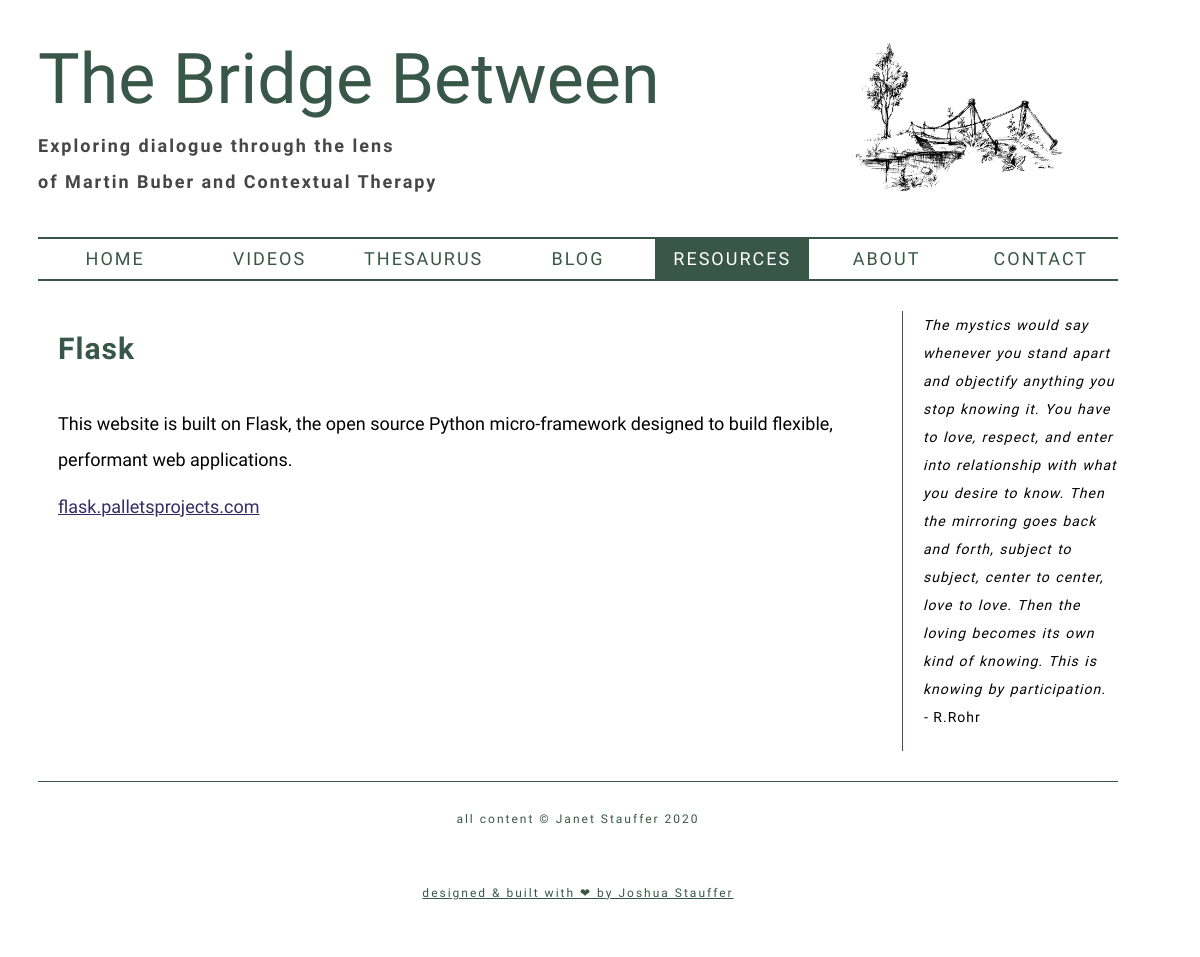
Before: /resources with the older database file.
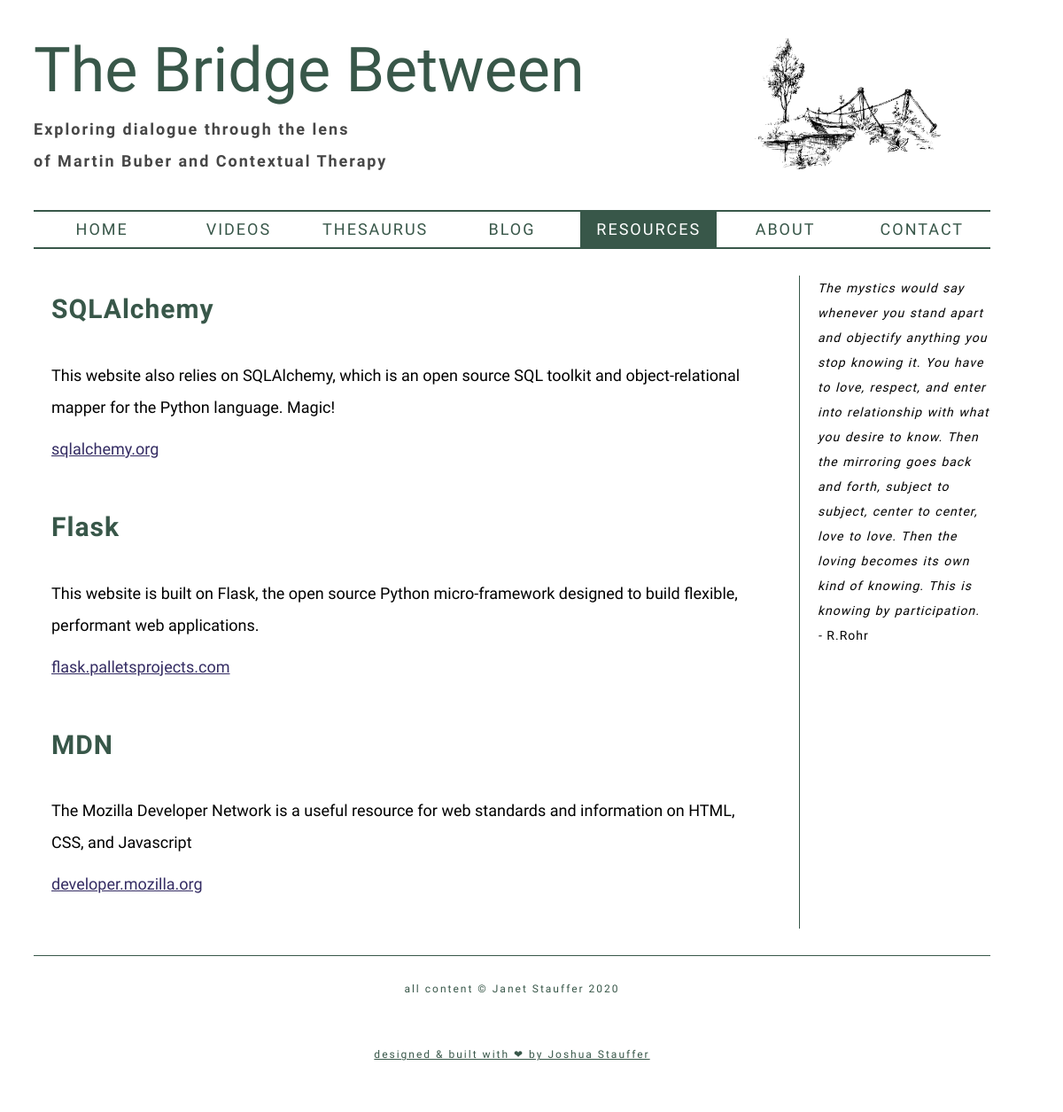
After: the same page with the newer database file.
### app/models.py (models this page shows, shortened)
class Resource(db.Model):
    __tablename__ = 'resources'
    id = db.Column(db.Integer, primary_key=True)
    title = db.Column(db.String(128), default='')
    text = db.Column(db.Text(), default='')
    order = db.Column(db.Integer)
    uri = db.Column(db.String(128), default='')
    uri_title = db.Column(db.String(128), default='')
    published = db.Column(db.Boolean, default=False)
    @classmethod
    def get_all(cls):
        results =  [{
            'title': r.title,
            'text': r.text,
            'id': r.id,
            'order': r.order,
            'uri': r.uri,
            'uri_title': r.uri_title
        } for r in cls.query.filter_by(published=True).order_by(Resource.order).all()]
        if not len(results):
            return [empty_resources_error]
        return results

### app/main.py (the view)
@bp.route('/resources', methods=['GET'])
def resources():
    resources = Resource.get_all()
    page = 'resources'
    return render_template('resources.html', resources=resources, page=page)

### app/templates/resources.html
{% extends 'base.html' %}
{% block body %}
  <main>
    {% for resource in resources %}
      <section class="item-box">
        <h4 class="item-title">{{ resource['title'] }}</h4>
        {% if resource['text'] %}
          <p class="item-text">
              {{ resource['text'] }}
          </p>
        {% endif %}
        {% if resource['uri'] %}
          <a class="item-link" href="{{ resource['uri'] }}" target="_blank">
            {% if resource['uri_title'] %}
              {{ resource['uri_title'] }}
            {% else %}
              {{ resource['uri'] }}
            {% endif %}
          </a>
        {% endif %}
        </section>
    {% endfor %}
  </main>
{% endblock %}

### app/templates/base.html (shortened to what this page needs)
<!DOCTYPE html>
<html>
  <head>
    <link href="{{ url_for('static', filename='styles.css') }}" rel="stylesheet">
  </head>
<body>
  <div class="main-wrapper">
    {% include 'header.html' %}
    {% include 'navbar.html' %}
    {% block body %}
    {% endblock %}
    {% include 'sidebar.html' %}
    {% include 'footer.html' %}
  </div>
</body>

### app/templates/header.html
<header>
    <img src="{{ url_for('static', filename='images/bridge.jpg') }}" alt="Sketch of an old footbridge over a stream">
    <h1 class="logo">The Bridge Between</h1>
    <h2 class="tagline">Exploring dialogue through the lens</h2>
    <h2 class="tagline"> of Martin Buber and Contextual Therapy</h2>
</header>

### app/templates/navbar.html
<nav>
    <ul class="navbar-list">
      <li {% if page == 'home' %}class="active"{% endif %}>
        <a href="{{ url_for('main.index') }}">Home</a>
      </li>
      <li {% if page == 'videos' %}class="active"{% endif %}>
        <a href="{{ url_for('main.videos') }}">Videos</a>
      </li>
      <li {% if page == '' %}class="active"{% endif %}>
        <a href="{{ url_for('main.visual_thesaurus') }}">Thesaurus </a>
      </li>
      <li {% if page == 'blog' %}class="active"{% endif %}>
        <a href="{{ url_for('main.blog', post_id=0)  }}">Blog </a>
      </li>
      <li {% if page == 'resources' %}class="active"{% endif %}>
        <a href="{{ url_for('main.resources') }}">Resources</a>
      </li>
      <li {% if page == 'about' %}class="active"{% endif %}>
        <a href="{{ url_for('main.about') }}">About</a>
      </li>
      <li {% if page == 'contact' %}class="active"{% endif %}>
        <a href="{{ url_for('main.contact') }}">Contact </a>
      </li>
    </ul>
  </nav>

### app/templates/sidebar.html
<aside>
    <blockquote cite="">
      <span class="quotation">
        The mystics would say whenever you stand apart and objectify anything you stop knowing it. You have to love, respect, and enter into relationship with what you desire to know. Then the mirroring goes back and forth, subject to subject, center to center,
        love to love. Then the loving becomes its own kind of knowing. This is knowing by participation.
      </span><br>
      - <span class="quote-author">
        R.Rohr
      </span>
    </blockquote>
</aside>

### app/templates/footer.html
<footer>
    <p>all content &#169; Janet Stauffer 2020</p>
    <p><a href="https://www.joshuastauffer.com" target="_blank">designed & built with &#10084; by Joshua Stauffer</a></p>
</footer>

### app/static/styles.css (style rules this page uses)
html { font-size: 10px; font-family: "Raleway", sans-serif; }
h1, h3 { font-family: "Raleway", sans-serif; color: #385749ff; }
p, blockquote, a { font-family: "Raleway", sans-serif; }
h1 { font-size: 3rem; margin: 0; }
h2 { font-family: "Raleway", sans-serif; }
p, a { font-size: 1.8rem; }
p { line-height: 2em; }
main .item-title { font-family: "Raleway", sans-serif; font-size: 3rem; color: #385749ff; letter-spacing: 0.1rem; margin-top: 0; }
main .item-text { font-family: "Raleway", sans-serif; }
main .item-link { color: #342c63ff; }
body { width: 90%; max-width: 1200px; padding: 2.5%; background-color: #ffffffff; }
header { -ms-grid-row: 1; -ms-grid-column: 1; grid-area: banner; }
nav { -ms-grid-row: 2; -ms-grid-column: 1; grid-area: navbar; }
main { -ms-grid-row: 3; -ms-grid-column: 1; grid-area: main; }
aside { -ms-grid-row: 4; -ms-grid-column: 1; grid-area: sidebar; }
footer { -ms-grid-row: 5; -ms-grid-column: 1; grid-area: footer; }
.main-wrapper { display: -ms-grid; display: grid; grid-template-areas: "banner" "navbar" "main" "sidebar" "footer"; }
@media (min-width: 887px) { .main-wrapper { grid-template-areas: "banner banner" "navbar navbar" "main sidebar" "footer footer"; -ms-grid-columns: 3.2fr .8fr; grid-template-columns: 3.2fr .8fr; } }
header img { width: 20%; float: right; margin-right: 5%; }
header .logo { font-family: "Nothing You Could Do"; font-weight: 500; text-align: left; font-size: calc(1.6rem + 2vw); }
header .tagline { font-family: "Raleway", sans-serif; text-align: left; font-size: 1.8rem; word-spacing: 2%; letter-spacing: .2rem; color: #464646; }
@media (min-width: 887px) { header .logo { font-size: calc(1.6rem + 4.5vw); } }
nav { margin-top: 30px; margin-bottom: 30px; border-top: solid 2px #385749ff; border-bottom: solid 2px #385749ff; }
nav ul { display: -webkit-box; display: -ms-flexbox; display: flex; -webkit-box-orient: horizontal; -webkit-box-direction: normal; -ms-flex-direction: row; flex-direction: row; padding: 0; margin: 0; height: auto; }
nav li { -webkit-box-flex: 1; -ms-flex: 1; flex: 1; -ms-flex-positive: 1; flex-grow: 1; list-style: none; }
nav a { display: inline-block; width: 100%; height: 100%; line-height: 4rem; text-align: center; text-decoration: none; color: #385749ff; text-transform: uppercase; letter-spacing: 0.2rem; }
nav .active { background-color: #385749ff; }
nav .active a { color: #ffffffff; }
main { height: auto; margin-right: 20px; min-height: 55vh; }
main .item-box { margin-bottom: 20px; padding: 20px; }
aside { height: 100%; border-left: solid 1px #385749ff; }
blockquote { font-family: "Raleway", sans-serif; font-style: italic; line-height: 2em; font-size: 1.4rem; margin-left: 20px; margin-right: 0; margin-top: 0; letter-spacing: 0.1rem; word-spacing: 0.1rem; }
.quote-author { display: inline-block; font-style: normal; }
footer { display: -webkit-box; display: -ms-flexbox; display: flex; -webkit-box-orient: vertical; -webkit-box-direction: normal; -ms-flex-direction: column; flex-direction: column; -webkit-box-pack: space-evenly; -ms-flex-pack: space-evenly; justify-content: space-evenly; border-top: 1px solid #385749ff; margin-top: 30px; }
footer p { text-align: center; color: #385749ff; letter-spacing: 0.2rem; font-size: 1.2rem; margin: 25px; }
footer a { color: #385749ff; letter-spacing: 0.2rem; font-size: 1.2rem; }

Changed rows visible on the page:
now on this page (row edited): Resource: title "SQLAlchemy", text "This website also relies on SQLAlchemy, which is an open source SQL toolkit and object-relational mapper for the Python language. Magic!", uri_title "sqlalchemy.org"
now on this page (row edited): Resource: title "MDN", text "The Mozilla Developer Network is a useful resource for web standards and information on HTML, CSS, and Javascript", uri_title "developer.mozilla.org"
